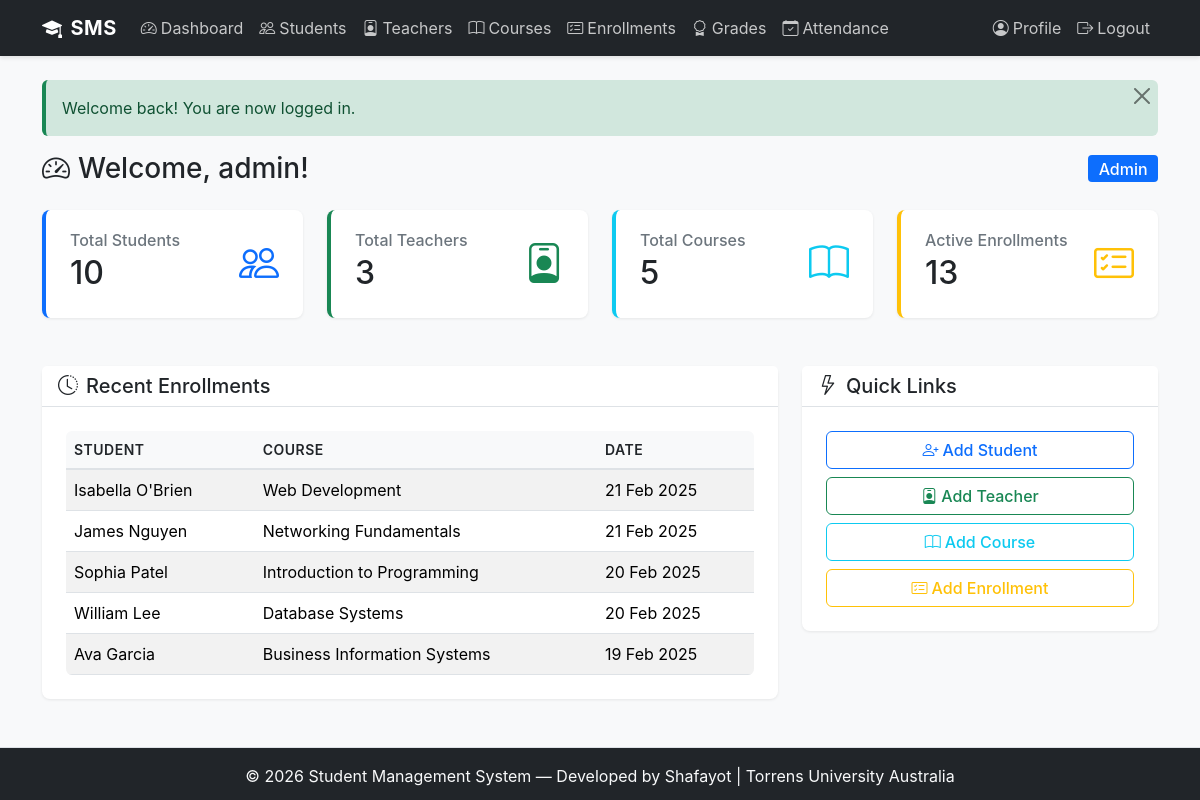
Page /public/dashboard.php (signed in) on the committed database.
### tables this page shows
CREATE TABLE users (
    id INT AUTO_INCREMENT PRIMARY KEY,
    username VARCHAR(50) NOT NULL UNIQUE,
    email VARCHAR(100) NOT NULL UNIQUE,
    password_hash VARCHAR(255) NOT NULL,
    role ENUM('admin', 'teacher', 'student') NOT NULL DEFAULT 'student',
    is_active TINYINT(1) NOT NULL DEFAULT 1,
    created_at DATETIME NOT NULL DEFAULT CURRENT_TIMESTAMP,
    updated_at DATETIME NOT NULL DEFAULT CURRENT_TIMESTAMP ON UPDATE CURRENT_TIMESTAMP,
    INDEX idx_email (email),
    INDEX idx_role (role),
    INDEX idx_is_active (is_active)
);

CREATE TABLE enrollments (
    id INT AUTO_INCREMENT PRIMARY KEY,
    student_id INT NOT NULL,
    course_id INT NOT NULL,
    enrollment_date DATE NOT NULL,
    status ENUM('active', 'completed', 'dropped') NOT NULL DEFAULT 'active',
    FOREIGN KEY (student_id) REFERENCES students(id) ON DELETE CASCADE,
    FOREIGN KEY (course_id) REFERENCES courses(id) ON DELETE CASCADE,
    UNIQUE KEY uk_student_course (student_id, course_id),
    INDEX idx_student_id (student_id),
    INDEX idx_course_id (course_id)
);

CREATE TABLE students (
    id INT AUTO_INCREMENT PRIMARY KEY,
    user_id INT NOT NULL,
    student_number VARCHAR(20) NOT NULL UNIQUE,
    first_name VARCHAR(50) NOT NULL,
    last_name VARCHAR(50) NOT NULL,
    date_of_birth DATE NULL,
    gender ENUM('male', 'female', 'other') NULL,
    phone VARCHAR(20) NULL,
    address TEXT NULL,
    enrollment_year YEAR NOT NULL,
    created_at DATETIME NOT NULL DEFAULT CURRENT_TIMESTAMP,
    FOREIGN KEY (user_id) REFERENCES users(id) ON DELETE CASCADE,
    INDEX idx_user_id (user_id),
    INDEX idx_student_number (student_number)
);

CREATE TABLE courses (
    id INT AUTO_INCREMENT PRIMARY KEY,
    course_code VARCHAR(20) NOT NULL UNIQUE,
    course_name VARCHAR(100) NOT NULL,
    description TEXT NULL,
    credits INT NOT NULL DEFAULT 3,
    teacher_id INT NULL,
    semester ENUM('1', '2', 'summer') NOT NULL DEFAULT '1',
    year YEAR NOT NULL,
    created_at DATETIME NOT NULL DEFAULT CURRENT_TIMESTAMP,
    FOREIGN KEY (teacher_id) REFERENCES teachers(id) ON DELETE SET NULL,
    INDEX idx_course_code (course_code),
    INDEX idx_teacher_id (teacher_id)
);

### includes/auth.php (called while the page is built, shortened)
<?php
require_once __DIR__ . '/db.php';
require_once __DIR__ . '/functions.php';
function is_logged_in() {
    return isset($_SESSION['user_id']) && !empty($_SESSION['user_id']);
}
function current_user() {
    $sql = "SELECT id, username, email, role, is_active, created_at FROM users WHERE id = ?";
    return Database::fetch_one($sql, [$_SESSION['user_id']]);
}

### includes/db.php (called while the page is built, shortened)
<?php
class Database {
    private static $instance = null;
    public static function get_connection() {
        if (self::$instance === null) {
            try {
                $dsn = 'mysql:host=' . DB_HOST . ';dbname=' . DB_NAME . ';charset=' . DB_CHARSET;
                $options = [
                    PDO::ATTR_ERRMODE            => PDO::ERRMODE_EXCEPTION,
                    PDO::ATTR_DEFAULT_FETCH_MODE  => PDO::FETCH_ASSOC,
                    PDO::ATTR_EMULATE_PREPARES    => false,
                ];
                self::$instance = new PDO($dsn, DB_USER, DB_PASS, $options);
            } catch (PDOException $e) {
                error_log('Database connection failed: ' . $e->getMessage());
                die('Sorry, we could not connect to the database. Please try again later.');
            }
        }
        return self::$instance;
    }
    public static function query($sql, $params = []) {
        try {
            $pdo = self::get_connection();
            $stmt = $pdo->prepare($sql);
            $stmt->execute($params);
            return $stmt;
        } catch (PDOException $e) {
            error_log('Query failed: ' . $e->getMessage());
            die('Sorry, a database error occurred. Please try again later.');
        }
    }
    public static function fetch_all($sql, $params = []) {
        $stmt = self::query($sql, $params);
        return $stmt->fetchAll();
    }
    public static function fetch_one($sql, $params = []) {
        $stmt = self::query($sql, $params);
        return $stmt->fetch();
    }
}

### includes/functions.php (called while the page is built, shortened)
<?php
function sanitize($string) {
    return htmlspecialchars($string, ENT_QUOTES, 'UTF-8');
}
function format_date($date, $format = 'd M Y') {
    $datetime = new DateTime($date);
    return $datetime->format($format);
}
function get_display_name($user) {
    if ($user['role'] === 'student') {
        $profile = Database::fetch_one("SELECT first_name, last_name FROM students WHERE user_id = ?", [$user['id']]);
    } elseif ($user['role'] === 'teacher') {
        $profile = Database::fetch_one("SELECT first_name, last_name FROM teachers WHERE user_id = ?", [$user['id']]);
    } else {
        return $user['username'];
    }
    return $user['username'];
}

### public/dashboard.php (the view, shortened to what this page needs)
<?php
require_once __DIR__ . '/../includes/header.php';
$user = current_user();
$display_name = get_display_name($user);
?>
<div class="d-flex justify-content-between align-items-center mb-4">
    <h1 class="h3 mb-0">
        <i class="bi bi-speedometer2 me-2"></i>Welcome, <?php echo sanitize($display_name); ?>!
    </h1>
    <span class="badge bg-primary fs-6"><?php echo ucfirst(sanitize($user['role'])); ?></span>
</div>
<?php
if ($user['role'] === 'admin'):
    $total_students = Database::fetch_one("SELECT COUNT(*) as count FROM students s JOIN users u ON s.user_id = u.id WHERE u.is_active = 1")['count'];
    $total_teachers = Database::fetch_one("SELECT COUNT(*) as count FROM teachers t JOIN users u ON t.user_id = u.id WHERE u.is_active = 1")['count'];
    $total_courses = Database::fetch_one("SELECT COUNT(*) as count FROM courses")['count'];
    $total_enrollments = Database::fetch_one("SELECT COUNT(*) as count FROM enrollments WHERE status = 'active'")['count'];
    $recent_enrollments = Database::fetch_all(
        "SELECT s.first_name, s.last_name, c.course_name, e.enrollment_date
         FROM enrollments e
         JOIN students s ON e.student_id = s.id
         JOIN courses c ON e.course_id = c.id
         ORDER BY e.enrollment_date DESC, e.id DESC
         LIMIT 5"
    );
?>
<div class="row g-4 mb-4">
    <div class="col-md-3">
        <div class="card card-dashboard border-start border-primary border-4">
            <div class="card-body">
                <div class="d-flex justify-content-between align-items-center">
                    <div>
                        <h6 class="card-subtitle text-muted mb-1">Total Students</h6>
                        <h2 class="card-title mb-0"><?php echo $total_students; ?></h2>
                    </div>
                    <i class="bi bi-people text-primary" style="font-size: 2.5rem;"></i>
                </div>
            </div>
        </div>
    </div>
    <div class="col-md-3">
        <div class="card card-dashboard border-start border-success border-4">
            <div class="card-body">
                <div class="d-flex justify-content-between align-items-center">
                    <div>
                        <h6 class="card-subtitle text-muted mb-1">Total Teachers</h6>
                        <h2 class="card-title mb-0"><?php echo $total_teachers; ?></h2>
                    </div>
                    <i class="bi bi-person-badge text-success" style="font-size: 2.5rem;"></i>
                </div>
            </div>
        </div>
    </div>
    <div class="col-md-3">
        <div class="card card-dashboard border-start border-info border-4">
            <div class="card-body">
                <div class="d-flex justify-content-between align-items-center">
                    <div>
                        <h6 class="card-subtitle text-muted mb-1">Total Courses</h6>
                        <h2 class="card-title mb-0"><?php echo $total_courses; ?></h2>
                    </div>
                    <i class="bi bi-book text-info" style="font-size: 2.5rem;"></i>
                </div>
            </div>
        </div>
    </div>
    <div class="col-md-3">
        <div class="card card-dashboard border-start border-warning border-4">
            <div class="card-body">
                <div class="d-flex justify-content-between align-items-center">
                    <div>
                        <h6 class="card-subtitle text-muted mb-1">Active Enrollments</h6>
                        <h2 class="card-title mb-0"><?php echo $total_enrollments; ?></h2>
                    </div>
                    <i class="bi bi-card-checklist text-warning" style="font-size: 2.5rem;"></i>
                </div>
            </div>
        </div>
    </div>
</div>
<div class="row g-4">
    <div class="col-md-8">
        <div class="card">
            <div class="card-header bg-white">
                <h5 class="mb-0"><i class="bi bi-clock-history me-2"></i>Recent Enrollments</h5>
            </div>
            <div class="card-body">
                <?php if (empty($recent_enrollments)): ?>
                    <p class="text-muted">No enrollments found.</p>
                <?php else: ?>
                    <div class="table-responsive">
                        <table class="table table-striped table-hover mb-0">
                            <thead>
                                <tr>
                                    <th>Student</th>
                                    <th>Course</th>
                                    <th>Date</th>
                                </tr>
                            </thead>
                            <tbody>
                                <?php foreach ($recent_enrollments as $enrollment): ?>
                                    <tr>
                                        <td><?php echo sanitize($enrollment['first_name'] . ' ' . $enrollment['last_name']); ?></td>
                                        <td><?php echo sanitize($enrollment['course_name']); ?></td>
                                        <td><?php echo format_date($enrollment['enrollment_date']); ?></td>
                                    </tr>
                                <?php endforeach; ?>
                            </tbody>
                        </table>
                    </div>
                <?php endif; ?>
            </div>
        </div>
    </div>
    <div class="col-md-4">
        <div class="card">
            <div class="card-header bg-white">
                <h5 class="mb-0"><i class="bi bi-lightning me-2"></i>Quick Links</h5>
            </div>
            <div class="card-body d-grid gap-2">
                <a href="<?php echo BASE_URL; ?>/students/add.php" class="btn btn-outline-primary">
                    <i class="bi bi-person-plus me-1"></i>Add Student
                </a>
                <a href="<?php echo BASE_URL; ?>/teachers/add.php" class="btn btn-outline-success">
                    <i class="bi bi-person-badge me-1"></i>Add Teacher
                </a>
                <a href="<?php echo BASE_URL; ?>/courses/add.php" class="btn btn-outline-info">
                    <i class="bi bi-book me-1"></i>Add Course
                </a>
                <a href="<?php echo BASE_URL; ?>/enrollments/add.php" class="btn btn-outline-warning">
                    <i class="bi bi-card-checklist me-1"></i>Add Enrollment
                </a>
            </div>
        </div>
    </div>
</div>
<?php
endif;  ?>
<?php require_once __DIR__ . '/../includes/footer.php'; ?>

### rows in the picture
users: username "admin", role "Admin"
enrollments: student.last_name "Isabella O'Brien", course.course_name "Web Development", enrollment_date "21 Feb 2025"
enrollments: student.last_name "James Nguyen", course.course_name "Networking Fundamentals", enrollment_date "21 Feb 2025"
enrollments: student.last_name "Sophia Patel", course.course_name "Introduction to Programming", enrollment_date "20 Feb 2025"
enrollments: student.last_name "William Lee", course.course_name "Database Systems", enrollment_date "20 Feb 2025"
enrollments: student.last_name "Ava Garcia", course.course_name "Business Information Systems", enrollment_date "19 Feb 2025"

### other values in the picture
$message "Welcome back! You are now logged in."
$total_students "10"
$total_teachers "3"
$total_courses "5"
$total_enrollments "13"
